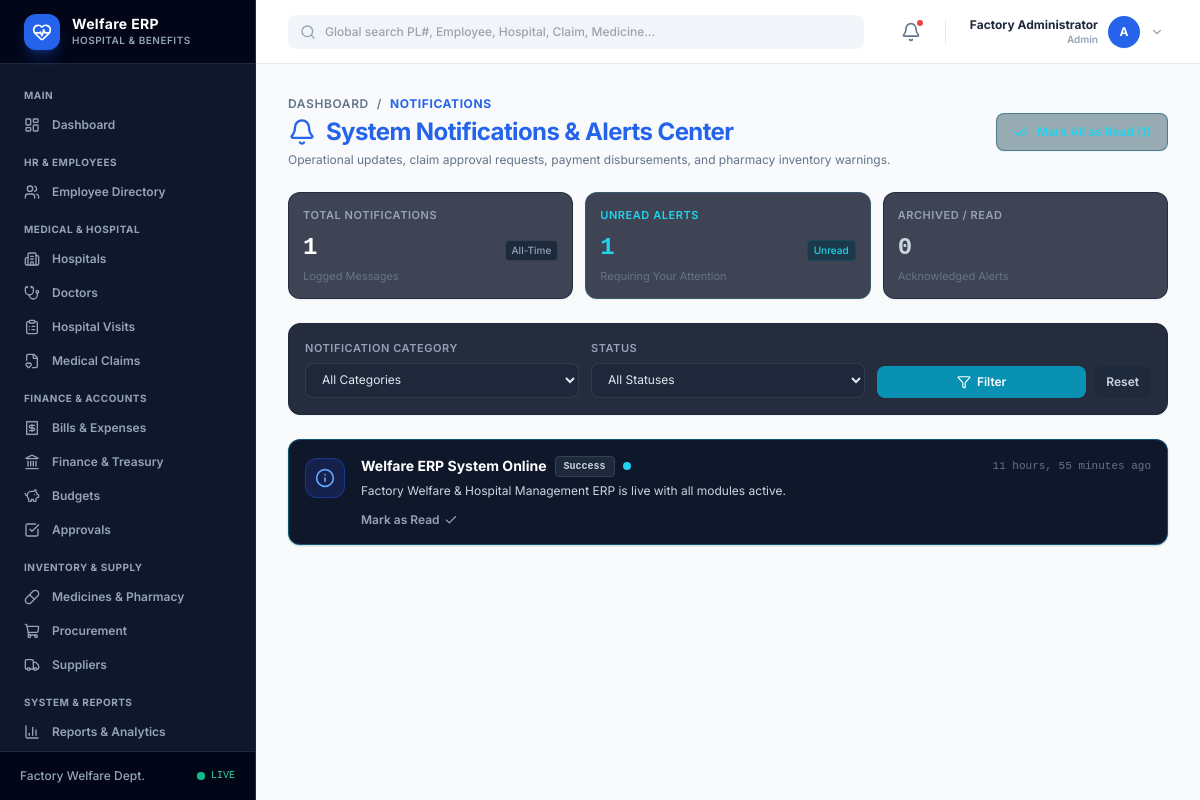
The page /notifications/ (signed in) on the database as committed earlier.
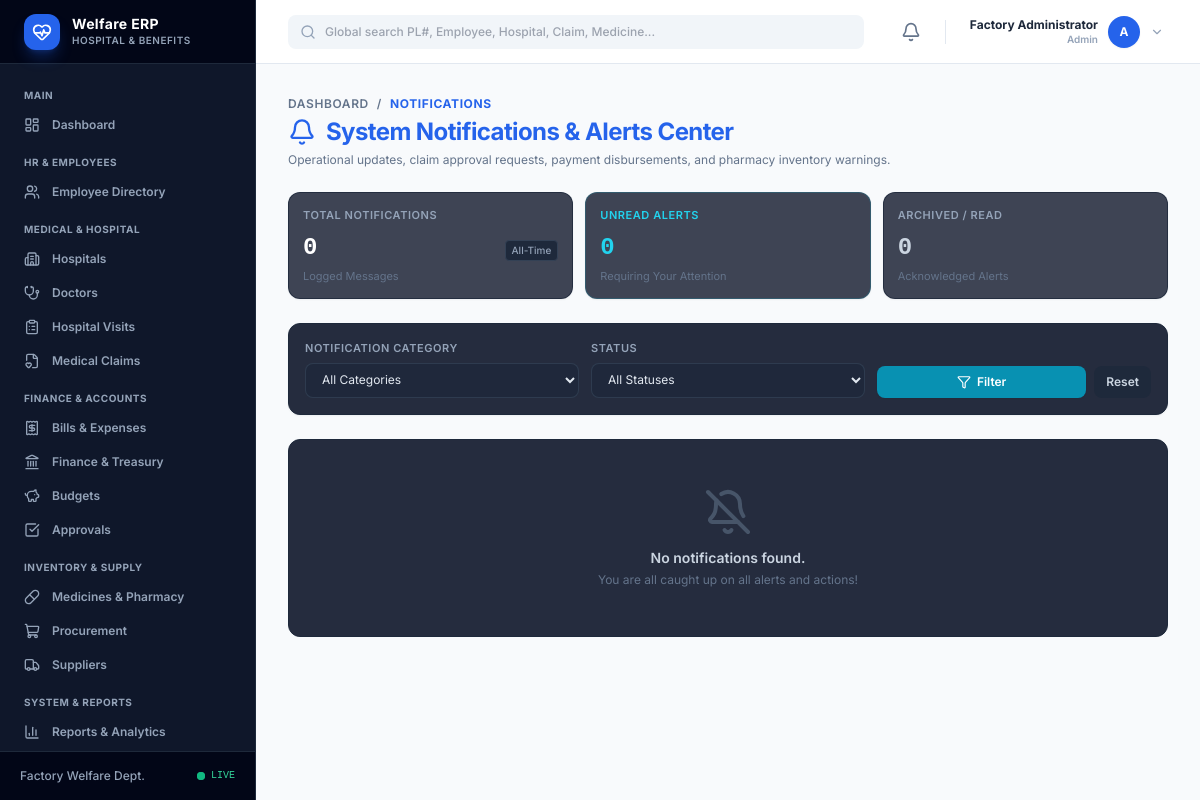
The same page on the database as committed later.
### welfare_app/models.py (models this page shows, shortened)
class Notification(models.Model):
    TYPE_CHOICES = [
        ('Info', 'Info'),
        ('Success', 'Success'),
        ('Warning', 'Warning'),
        ('Error', 'Error'),
        ('Approval', 'Approval Request'),
        ('Claim', 'Medical Claim'),
        ('Payment', 'Payment Disbursed'),
        ('Stock', 'Low Stock Warning'),
        ('Budget', 'Budget Alert'),
        ('Contract', 'Hospital Contract Notice'),
    ]
    user = models.ForeignKey(settings.AUTH_USER_MODEL, on_delete=models.CASCADE, related_name='notifications')
    title = models.CharField(max_length=200)
    message = models.TextField()
    notification_type = models.CharField(max_length=50, choices=TYPE_CHOICES, default='Info')
    is_read = models.BooleanField(default=False)
    related_url = models.CharField(max_length=255, blank=True, null=True)
    created_at = models.DateTimeField(auto_now_add=True)
    class Meta:
        ordering = ['-created_at']

### welfare_app/views/notifications_views.py (the view)
# urls.py: path('notifications/', views.notification_list, name='notification_list'),
@login_required
def notification_list(request):
    type_filter = request.GET.get('type', '').strip()
    status_filter = request.GET.get('status', '').strip()
    notifications = Notification.objects.filter(user=request.user).order_by('-created_at')
    total_count = notifications.count()
    unread_count = notifications.filter(is_read=False).count()
    read_count = total_count - unread_count
    if type_filter:
        notifications = notifications.filter(notification_type=type_filter)
    if status_filter == 'unread':
        notifications = notifications.filter(is_read=False)
    elif status_filter == 'read':
        notifications = notifications.filter(is_read=True)
    paginator = Paginator(notifications, 20)
    page_obj = paginator.get_page(request.GET.get('page'))
    types = [t[0] for t in Notification.TYPE_CHOICES]
    return render(request, 'welfare_app/notifications/list.html', {
        'page_obj': page_obj,
        'type_filter': type_filter,
        'status_filter': status_filter,
        'types': types,
        'total_count': total_count,
        'unread_count': unread_count,
        'read_count': read_count,
        'active_nav': 'notifications',
    })

### welfare_app/context_processors.py (called while the page is built)
def welfare_context(request):
    context = {
        'app_name': 'Welfare ERP',
        'app_subtitle': 'Hospital Management System',
    }
    if request.user.is_authenticated:
        context['unread_notifications_count'] = Notification.objects.filter(
            user=request.user, is_read=False
        ).count()
        try:
            context['user_profile'] = request.user.profile
            context['user_role'] = request.user.profile.role
        except Exception:
            context['user_profile'] = None
            context['user_role'] = 'Admin' if request.user.is_superuser else 'Employee'
    return context

### welfare_app/templatetags/welfare_tags.py (called while the page is built)
@register.simple_tag(takes_context=True)
def is_active_nav(context, nav_name):
    active_nav = context.get('active_nav', '')
    if active_nav == nav_name:
        return 'bg-blue-600/20 text-blue-400'
    return 'text-slate-400 hover:bg-slate-800 hover:text-white'

### welfare_app/utils/helpers.py (called while the page is built)
def get_client_ip(request):
    x_forwarded_for = request.META.get('HTTP_X_FORWARDED_FOR')
    if x_forwarded_for:
        ip = x_forwarded_for.split(',')[0]
    else:
        ip = request.META.get('REMOTE_ADDR')
    return ip

### welfare_app/templates/welfare_app/notifications/list.html (shortened to what the changed rows need)
{% extends "welfare_app/base.html" %}
{% load static %}
{% block content %}
<div class="space-y-6">
  <div class="flex flex-col md:flex-row md:items-center md:justify-between gap-4">
    <div>
      <h1 class="text-2xl font-bold text-blue-600 tracking-tight flex items-center gap-2.5">
        <i data-lucide="bell" class="w-7 h-7 text-blue-600"></i>
        System Notifications & Alerts Center
      </h1>
    </div>
    <div class="flex items-center gap-3">
      {% if unread_count > 0 %}
      <a href="{% url 'notification_mark_all_read' %}"
         class="inline-flex items-center gap-2 px-4 py-2.5 rounded-lg border border-cyan-800/60 bg-cyan-950/40 text-xs font-semibold text-cyan-400 hover:bg-cyan-900/60 transition-all shadow-sm">
        <i data-lucide="check-check" class="w-4 h-4"></i>
        <span>Mark All as Read ({{ unread_count }})</span>
      </a>
      {% endif %}
    </div>
  </div>
  <div class="grid grid-cols-1 sm:grid-cols-3 gap-3">
    <div class="bg-slate-900/80 border border-slate-800/80 rounded-xl p-3.5 flex flex-col justify-between shadow-sm">
      <div class="mt-2 flex items-baseline justify-between">
        <div class="text-2xl font-bold text-white font-mono">{{ total_count }}</div>
        <span class="text-[10px] text-slate-400 font-medium bg-slate-800 border border-slate-700 px-1.5 py-0.5 rounded">All-Time</span>
      </div>
    </div>
    <div class="bg-slate-900/80 border border-cyan-500/20 rounded-xl p-3.5 flex flex-col justify-between shadow-sm">
      <div class="mt-2 flex items-baseline justify-between">
        <div class="text-2xl font-bold text-cyan-400 font-mono">{{ unread_count }}</div>
        {% if unread_count > 0 %}
        <span class="text-[10px] text-cyan-400 font-medium bg-cyan-950/60 border border-cyan-800/40 px-1.5 py-0.5 rounded">Unread</span>
        {% endif %}
      </div>
    </div>
  </div>
  <div class="space-y-3">
    {% for n in page_obj %}
    <div class="group relative rounded-xl border p-4 transition-all duration-200 shadow-sm flex items-start gap-4
      {% if not n.is_read %}bg-slate-900 border-cyan-500/40 shadow-cyan-950/20{% else %}bg-slate-900/60 border-slate-800/80 text-slate-400{% endif %}">
      <div class="w-10 h-10 rounded-xl flex items-center justify-center flex-shrink-0 mt-0.5
        {% if n.notification_type == 'Claim' %}bg-cyan-950/80 border border-cyan-700/50 text-cyan-400
        {% elif n.notification_type == 'Approval' %}bg-amber-950/80 border border-amber-700/50 text-amber-400
        {% elif n.notification_type == 'Payment' %}bg-emerald-950/80 border border-emerald-700/50 text-emerald-400
        {% elif n.notification_type == 'Stock' %}bg-rose-950/80 border border-rose-700/50 text-rose-400
        {% elif n.notification_type == 'Warning' %}bg-amber-950/80 border border-amber-700/50 text-amber-400
        {% elif n.notification_type == 'Error' %}bg-rose-950/80 border border-rose-700/50 text-rose-400
        {% else %}bg-blue-950/80 border border-blue-700/50 text-blue-400{% endif %}">
        {% if n.notification_type == 'Claim' %}<i data-lucide="file-heart" class="w-5 h-5"></i>
        {% elif n.notification_type == 'Approval' %}<i data-lucide="check-circle-2" class="w-5 h-5"></i>
        {% elif n.notification_type == 'Payment' %}<i data-lucide="receipt" class="w-5 h-5"></i>
        {% elif n.notification_type == 'Stock' %}<i data-lucide="pill" class="w-5 h-5"></i>
        {% elif n.notification_type == 'Warning' %}<i data-lucide="alert-triangle" class="w-5 h-5"></i>
        {% elif n.notification_type == 'Error' %}<i data-lucide="alert-circle" class="w-5 h-5"></i>
        {% else %}<i data-lucide="info" class="w-5 h-5"></i>{% endif %}
      </div>
      <div class="flex-1 min-w-0">
        <div class="flex items-center justify-between gap-2">
          <div class="flex items-center gap-2">
            <h3 class="text-sm font-bold {% if not n.is_read %}text-white{% else %}text-slate-300{% endif %}">
              {{ n.title }}
            </h3>
            <span class="inline-block text-[10px] font-semibold px-2 py-0.5 rounded bg-slate-800 border border-slate-700 font-mono text-slate-300">
              {{ n.notification_type }}
            </span>
            {% if not n.is_read %}
            <span class="w-2 h-2 rounded-full bg-cyan-400 animate-pulse" title="Unread"></span>
            {% endif %}
          </div>
          <span class="text-[11px] font-mono text-slate-500 whitespace-nowrap">
            {{ n.created_at|timesince }} ago
          </span>
        </div>
        <p class="text-xs text-slate-300 mt-1 leading-relaxed">
          {{ n.message }}
        </p>
        <div class="mt-3 flex items-center gap-3">
          {% if n.related_url %}
          <a href="{% url 'notification_mark_read' n.pk %}"
             class="inline-flex items-center gap-1 text-xs font-semibold text-cyan-400 hover:text-cyan-300">
            <span>View Details</span>
            <i data-lucide="arrow-up-right" class="w-3.5 h-3.5"></i>
          </a>
          {% elif not n.is_read %}
          <a href="{% url 'notification_mark_read' n.pk %}"
             class="inline-flex items-center gap-1 text-xs font-semibold text-slate-400 hover:text-white">
            <span>Mark as Read</span>
            <i data-lucide="check" class="w-3.5 h-3.5"></i>
          </a>
          {% endif %}
        </div>
      </div>
    </div>
    {% empty %}
    <div class="bg-slate-900/90 border border-slate-800 rounded-xl p-12 text-center text-slate-500">
      <i data-lucide="bell-off" class="w-12 h-12 mx-auto text-slate-600 mb-3"></i>
      <p class="text-sm font-semibold text-slate-300">No notifications found.</p>
      <p class="text-xs text-slate-500 mt-1">You are all caught up on all alerts and actions!</p>
    </div>
    {% endfor %}
  </div>
</div>
{% endblock %}

### welfare_app/templates/welfare_app/base.html (shortened to what the changed rows need)
{% load welfare_tags %}
<!DOCTYPE html>
<html lang="en">
<head>
    <script src="https://cdn.tailwindcss.com"></script>
</head>
<body class="bg-slate-50 text-slate-800 antialiased font-sans flex h-screen overflow-hidden" x-data="{ sidebarOpen: false }">
    <aside :class="sidebarOpen ? 'translate-x-0' : '-translate-x-full'"
           class="fixed md:static inset-y-0 left-0 z-50 w-64 bg-slate-900 text-slate-300 flex flex-col justify-between transition-transform duration-300 md:translate-x-0 border-r border-slate-800 flex-shrink-0 h-full">
        <div class="flex flex-col h-full overflow-hidden">
            <a href="{% url 'dashboard' %}" class="flex items-center gap-3 px-6 h-16 bg-slate-950 border-b border-slate-800 hover:bg-slate-900/50 transition">
                <div>
                    <h1 class="font-bold text-white text-sm leading-tight tracking-wide">Welfare ERP</h1>
                </div>
            </a>
        </div>
    </aside>
    <div class="flex-1 flex flex-col h-full overflow-hidden min-w-0">
        <header class="h-16 bg-white border-b border-slate-200 flex items-center justify-between px-4 sm:px-8 z-20 flex-shrink-0">
            <div class="flex items-center gap-3">
                <a href="{% url 'notification_list' %}" class="relative p-2 rounded-lg text-slate-500 hover:bg-slate-100 transition-colors">
                    <i data-lucide="bell" class="w-5 h-5"></i>
                    {% if unread_notifications_count %}
                    <span class="absolute top-1 right-1 w-2.5 h-2.5 rounded-full bg-red-500 border-2 border-white"></span>
                    {% endif %}
                </a>
            </div>
        </header>
        <main class="flex-1 overflow-y-auto p-4 sm:p-8 bg-slate-50">
            {% block content %}{% endblock %}
        </main>
    </div>
</body>
</html>

Rows that differ between the two databases and show on the page:
removed Notification: title "Welfare ERP System Online", notification_type "Success", is_read False (drawn), created_at "11 hours, 55 minutes", message "Factory Welfare & Hospital Management ERP is live with all modules active."
Other text that changed with them:
{{ total_count }}: "1" → "0"
{{ unread_count }}: "1" → "0"
text no longer shown: "Unread"
text now shown: "No notifications found. You are all caught up on all alerts and actions!"
